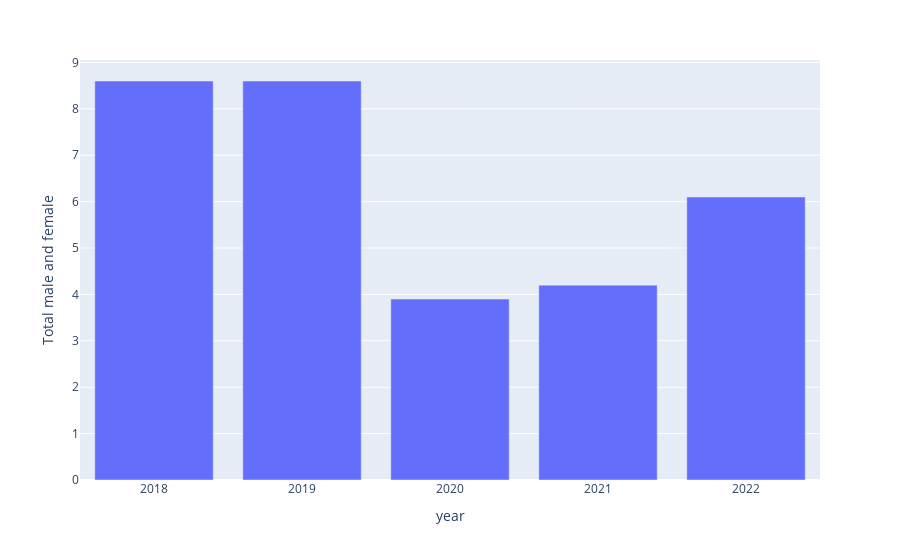

The notebook cell this image was saved under:
### Code cell
px.bar(data_frame=df[(df['Demographic group']=='Total persons')], x="year", y="Total male and female")

### Figure 1 — Plotly figure (JSON) as saved in the notebook; plotly's stock layout.template omitted (floating-point values rounded to 4 significant figures)
{"data": [{"alignmentgroup": "True", "hovertemplate": "year=%{x}<br>Total male and female=%{y}<extra></extra>", "legendgroup": "", "marker": {"color": "#636efa", "pattern": {"shape": ""}}, "name": "", "offsetgroup": "", "orientation": "v", "showlegend": false, "textposition": "auto", "type": "bar", "x": ["2018", "2019", "2020", "2021", "2022"], "xaxis": "x", "y": [8.6, 8.6, 3.9, 4.2, 6.1], "yaxis": "y"}], "layout": {"barmode": "relative", "legend": {"tracegroupgap": 0}, "margin": {"t": 60}, "xaxis": {"anchor": "y", "domain": [0, 1], "title": {"text": "year"}}, "yaxis": {"anchor": "x", "domain": [0, 1], "title": {"text": "Total male and female"}}}}
